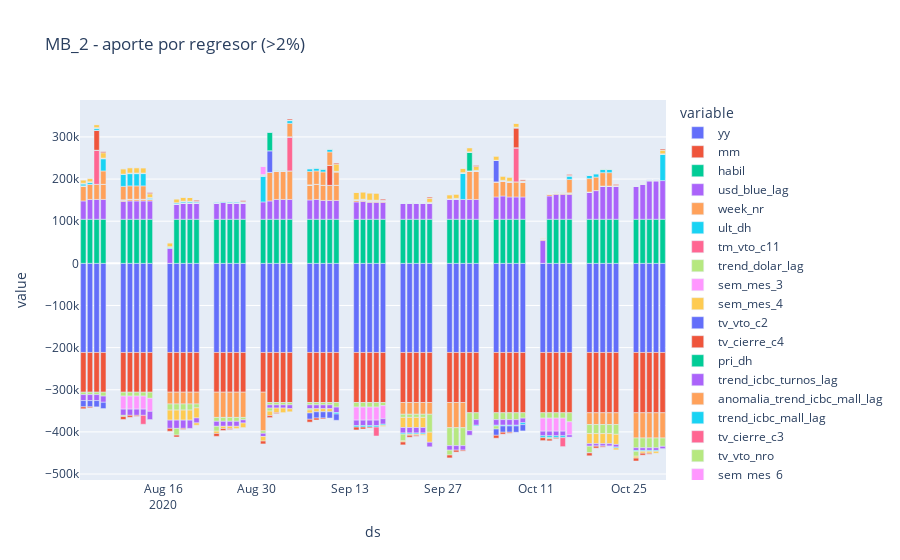
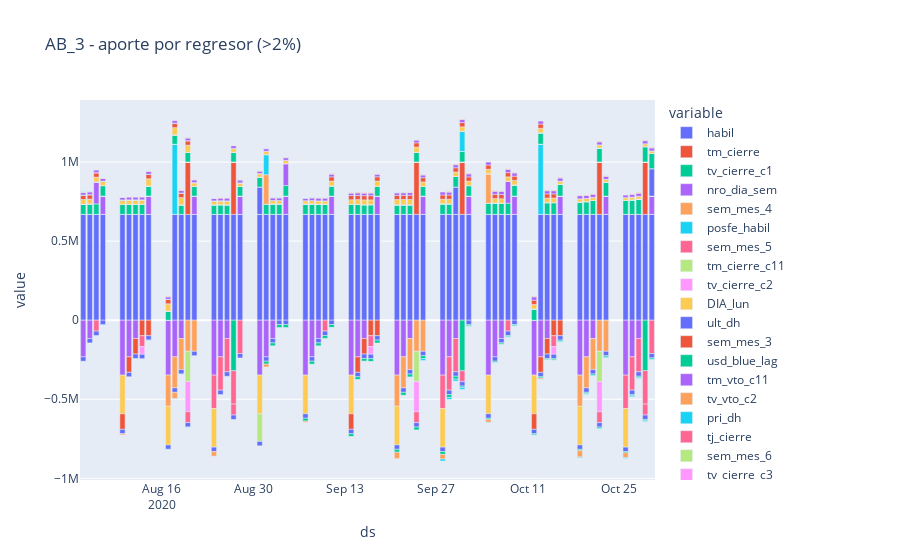
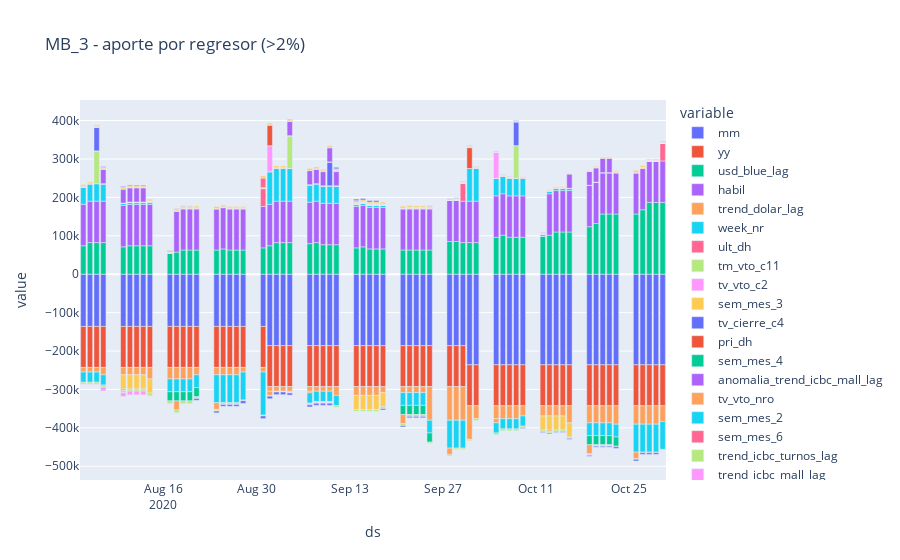
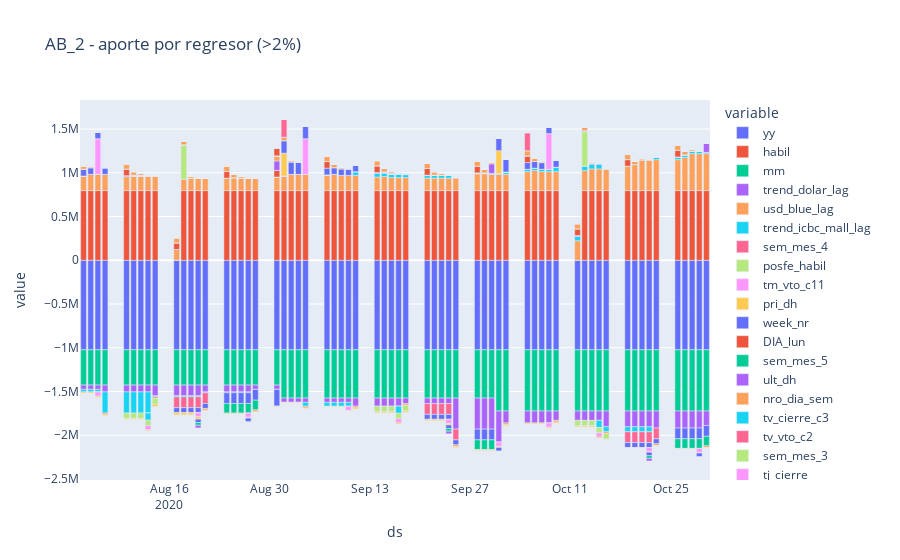

Notebook code cell kept with these figures, in order:
### Code cell
#iteramos sobre le diccionario y graficamos los regresores con plotly express.

for i in model_dict:
    #obtenemos la importancia de las features por el valor maximo aportado respecto a yhat
    importance = abs(model_dict[i].drop(columns=cols_no_graph+['ds']).divide(model_dict[i].yhat, 
                                                                    axis=0)).describe().transpose().sort_values(by='max',ascending=False)
    #graficamos solo las variables uqe hayan aportado mas de 2%
    features_to_plot = importance[importance['max'] > 0.02].index.drop('yhat').append(pd.Index(['ds']))
    
    #aplicamos el filtro y melteamos
    graph_df = model_dict[i][features_to_plot]
    graph_df = pd.melt(graph_df, id_vars =['ds']) 
    fig = px.bar(graph_df, x="ds", y="value", title= str(i) +" - aporte por regresor (>2%)", color='variable', barmode='relative')
    
    fig.write_html(str(i) + "stacked_barplot.html")
    
    importance.to_csv(str(i) + 'importance.csv')
    
    fig.show()
